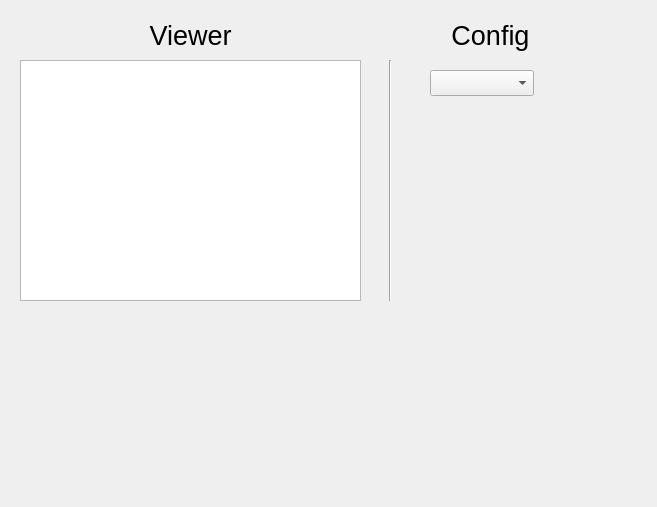
<?xml version="1.0" encoding="UTF-8"?>
<ui version="4.0">
 <class>QDialog</class>
 <widget class="QDialog" name="QDialog">
  <property name="windowModality">
   <enum>Qt::WindowModal</enum>
  </property>
  <property name="geometry">
   <rect>
    <x>0</x>
    <y>0</y>
    <width>657</width>
    <height>507</height>
   </rect>
  </property>
  <property name="windowTitle">
   <string>Slow Recorder</string>
  </property>
  <widget class="QLabel" name="label">
   <property name="geometry">
    <rect>
     <x>100</x>
     <y>20</y>
     <width>181</width>
     <height>31</height>
    </rect>
   </property>
   <property name="font">
    <font>
     <pointsize>20</pointsize>
    </font>
   </property>
   <property name="text">
    <string>Viewer</string>
   </property>
   <property name="alignment">
    <set>Qt::AlignCenter</set>
   </property>
  </widget>
  <widget class="QGraphicsView" name="graphicsView">
   <property name="geometry">
    <rect>
     <x>20</x>
     <y>60</y>
     <width>341</width>
     <height>241</height>
    </rect>
   </property>
  </widget>
  <widget class="QLabel" name="label_2">
   <property name="geometry">
    <rect>
     <x>400</x>
     <y>20</y>
     <width>181</width>
     <height>31</height>
    </rect>
   </property>
   <property name="font">
    <font>
     <pointsize>20</pointsize>
    </font>
   </property>
   <property name="text">
    <string>Config</string>
   </property>
   <property name="alignment">
    <set>Qt::AlignCenter</set>
   </property>
  </widget>
  <widget class="Line" name="line">
   <property name="geometry">
    <rect>
     <x>380</x>
     <y>60</y>
     <width>21</width>
     <height>241</height>
    </rect>
   </property>
   <property name="orientation">
    <enum>Qt::Vertical</enum>
   </property>
  </widget>
  <widget class="QComboBox" name="comboBox">
   <property name="geometry">
    <rect>
     <x>430</x>
     <y>70</y>
     <width>104</width>
     <height>26</height>
    </rect>
   </property>
  </widget>
 </widget>
 <resources/>
 <connections/>
</ui>
